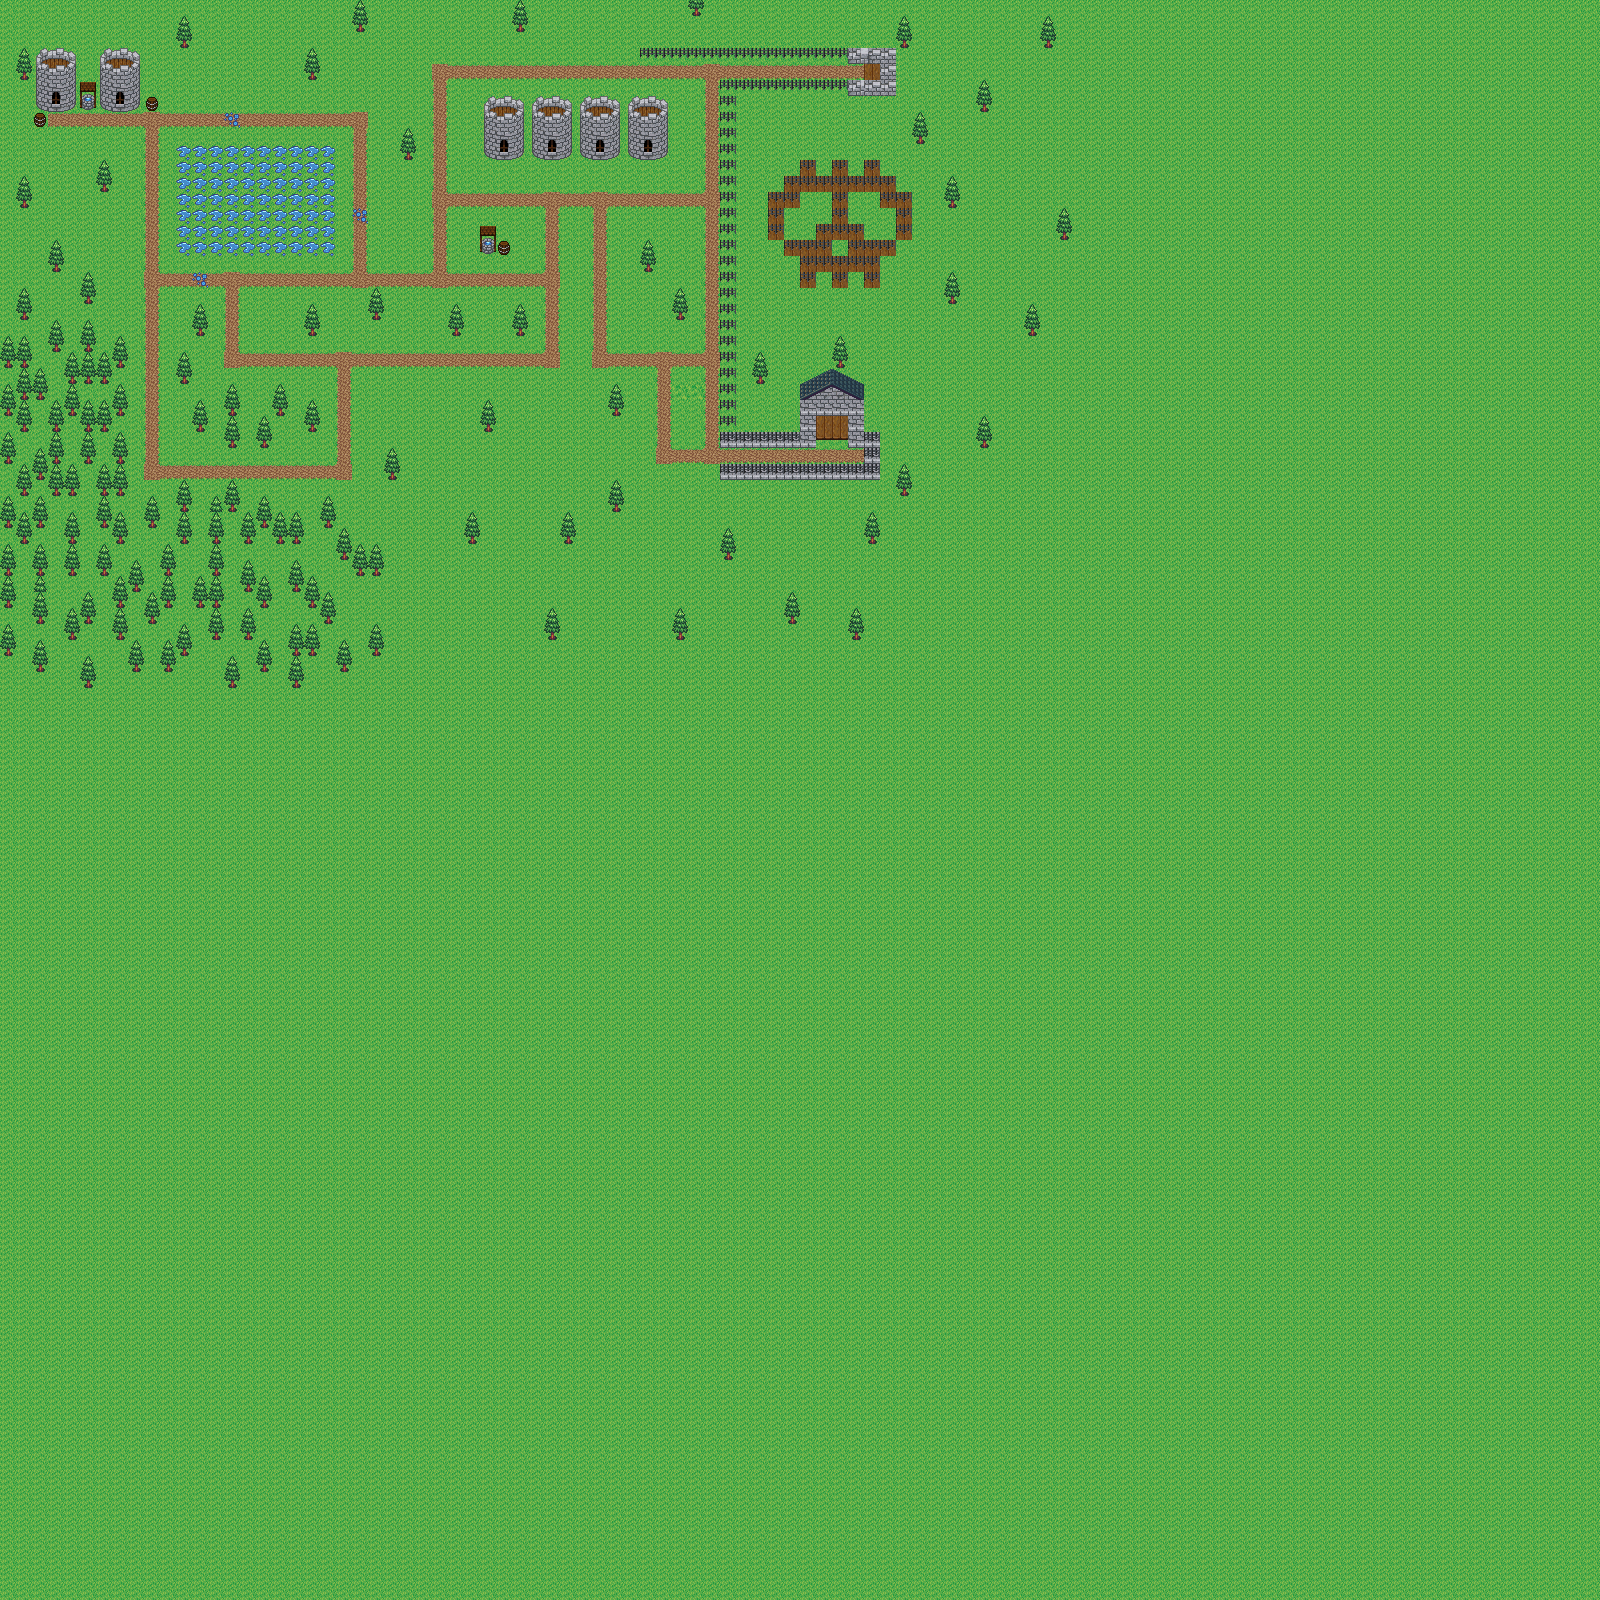

A level layout from a 2D game, rendered from its tile map. Below: a short description, then the map file with tile-grid data replaced by summaries:
An orthogonal 100x100 tile map with 16x16 px tiles, 2 tile layers (background, level1).

<map version="1.0" orientation="orthogonal" width="100" height="100" tilewidth="16" tileheight="16">
 <tileset firstgid="1" name="tileset" tilewidth="16" tileheight="16">
  <image source="bg.png" width="160" height="80" />
  <tile id="0">
   <properties>
    <property name="blocked" value="true" />
   </properties>
  </tile>
  <tile id="1">
   <properties>
    <property name="blocked" value="true" />
   </properties>
  </tile>
  <tile id="2">
   <properties>
    <property name="blocked" value="true" />
   </properties>
  </tile>
  <tile id="3">
   <properties>
    <property name="blocked" value="true" />
   </properties>
  </tile>
  <tile id="4">
   <properties>
    <property name="blocked" value="true" />
   </properties>
  </tile>
  <tile id="5">
   <properties>
    <property name="blocked" value="true" />
   </properties>
  </tile>
  <tile id="6">
   <properties>
    <property name="blocked" value="true" />
   </properties>
  </tile>
  <tile id="7">
   <properties>
    <property name="blocked" value="true" />
   </properties>
  </tile>
  <tile id="8">
   <properties>
    <property name="blocked" value="true" />
   </properties>
  </tile>
  <tile id="9">
   <properties>
    <property name="blocked" value="true" />
   </properties>
  </tile>
  <tile id="10">
   <properties>
    <property name="blocked" value="true" />
   </properties>
  </tile>
  <tile id="11">
   <properties>
    <property name="blocked" value="false" />
   </properties>
  </tile>
  <tile id="12">
   <properties>
    <property name="blocked" value="false" />
   </properties>
  </tile>
  <tile id="13">
   <properties>
    <property name="blocked" value="true" />
   </properties>
  </tile>
  <tile id="14">
   <properties>
    <property name="blocked" value="true" />
   </properties>
  </tile>
  <tile id="15">
   <properties>
    <property name="blocked" value="true" />
   </properties>
  </tile>
  <tile id="16">
   <properties>
    <property name="blocked" value="true" />
   </properties>
  </tile>
  <tile id="17">
   <properties>
    <property name="blocked" value="true" />
   </properties>
  </tile>
  <tile id="18">
   <properties>
    <property name="blocked" value="true" />
   </properties>
  </tile>
  <tile id="19">
   <properties>
    <property name="blocked" value="true" />
   </properties>
  </tile>
  <tile id="20">
   <properties>
    <property name="blocked" value="true" />
   </properties>
  </tile>
  <tile id="21">
   <properties>
    <property name="blocked" value="true" />
   </properties>
  </tile>
  <tile id="22">
   <properties>
    <property name="blocked" value="false" />
   </properties>
  </tile>
  <tile id="23">
   <properties>
    <property name="blocked" value="true" />
   </properties>
  </tile>
  <tile id="24">
   <properties>
    <property name="blocked" value="true" />
   </properties>
  </tile>
  <tile id="25">
   <properties>
    <property name="blocked" value="true" />
   </properties>
  </tile>
  <tile id="26">
   <properties>
    <property name="blocked" value="true" />
   </properties>
  </tile>
  <tile id="27">
   <properties>
    <property name="blocked" value="true" />
   </properties>
  </tile>
  <tile id="28">
   <properties>
    <property name="blocked" value="true" />
   </properties>
  </tile>
  <tile id="29">
   <properties>
    <property name="blocked" value="true" />
   </properties>
  </tile>
  <tile id="33">
   <properties>
    <property name="blocked" value="true" />
   </properties>
  </tile>
  <tile id="34">
   <properties>
    <property name="blocked" value="false" />
   </properties>
  </tile>
  <tile id="35">
   <properties>
    <property name="blocked" value="true" />
   </properties>
  </tile>
  <tile id="36">
   <properties>
    <property name="blocked" value="true" />
   </properties>
  </tile>
  <tile id="37">
   <properties>
    <property name="blocked" value="true" />
   </properties>
  </tile>
  <tile id="38">
   <properties>
    <property name="blocked" value="true" />
   </properties>
  </tile>
  <tile id="39">
   <properties>
    <property name="blocked" value="true" />
   </properties>
  </tile>
  <tile id="43">
   <properties>
    <property name="blocked" value="true" />
   </properties>
  </tile>
  <tile id="44">
   <properties>
    <property name="blocked" value="true" />
   </properties>
  </tile>
  <tile id="45">
   <properties>
    <property name="blocked" value="true" />
   </properties>
  </tile>
  <tile id="46">
   <properties>
    <property name="blocked" value="true" />
   </properties>
  </tile>
  <tile id="47">
   <properties>
    <property name="blocked" value="true" />
   </properties>
  </tile>
  <tile id="48">
   <properties>
    <property name="blocked" value="true" />
   </properties>
  </tile>
  <tile id="49">
   <properties>
    <property name="blocked" value="true" />
   </properties>
  </tile>
 </tileset>
 <layer name="background" width="100" height="100">
  <data>[10000 cells, 10000 non-empty, 5 distinct tile ids]</data>
 </layer>
 <layer name="level1" width="100" height="100">
  <data>[10000 cells, 10000 non-empty, 39 distinct tile ids]</data>
 </layer>
</map>
